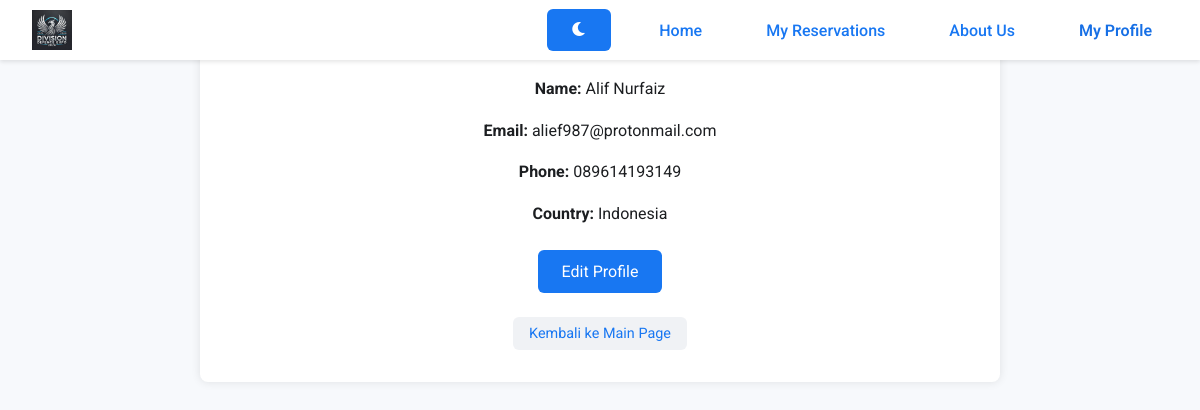
The app's page /profile.php (signed in) with its own data.
### tables this page shows
CREATE TABLE `users` (
  `id` int(11) NOT NULL,
  `email` varchar(255) NOT NULL,
  `password` varchar(255) NOT NULL,
  `is_admin` tinyint(1) NOT NULL DEFAULT 0,
  `first_name` varchar(50) DEFAULT NULL,
  `last_name` varchar(50) DEFAULT NULL,
  `phone_number` varchar(20) DEFAULT NULL,
  `country` varchar(100) DEFAULT NULL,
  `profile_completed` tinyint(1) DEFAULT 0,
  `failed_login_attempts` int(11) DEFAULT 0,
  `lockout_time` datetime DEFAULT NULL,
  `recovery_question` varchar(255) NOT NULL,
  `recovery_answer` varchar(255) NOT NULL,
  `recovery_question_2` varchar(255) DEFAULT NULL,
  `recovery_answer_2` varchar(255) DEFAULT NULL
);

### profile.php (the view, shortened to what this page needs)
<?php
require_once 'db_config.php';
$user_id = $_SESSION['user_id'];
$stmt = $pdo->prepare("SELECT * FROM users WHERE id = ?");
$stmt->execute([$user_id]);
$user = $stmt->fetch();
?>
<!DOCTYPE html>
<html lang="id">
<head>
    <link rel="stylesheet" href="styles.css">
    <link rel="stylesheet" href="https://cdnjs.cloudflare.com/ajax/libs/font-awesome/6.0.0/css/all.min.css">
</head>
<body>
    <?php include 'navbar.php'; ?>
    <div class="container">
        <h2>My Profile</h2>
        <?php if (isset($_GET['edit'])): ?>
            <form method="post" action="profile.php?edit=true">
                <h3>Edit Profile</h3>
                <input type="text" name="first_name" value="<?php echo htmlspecialchars($user['first_name']); ?>" placeholder="First Name" required>
                <input type="text" name="last_name" value="<?php echo htmlspecialchars($user['last_name']); ?>" placeholder="Last Name" required>
                <input type="email" name="email" value="<?php echo htmlspecialchars($user['email']); ?>" placeholder="Email" required>
                <input type="tel" name="phone_number" value="<?php echo htmlspecialchars($user['phone_number']); ?>" placeholder="Phone Number" required>
                <input type="text" name="country" value="<?php echo htmlspecialchars($user['country']); ?>" placeholder="Country" required>
                <button type="submit" name="update_profile">Update Profile</button>
            </form>
            <h3>Change Password</h3>
            <form method="post" action="profile.php?edit=true">
                <input type="password" name="current_password" placeholder="Current Password" required>
                <input type="password" name="new_password" placeholder="New Password" required>
                <h4>Pertanyaan Pemulihan 1</h4>
                <label for="recovery_question_1">Pilih Pertanyaan Pemulihan 1:</label>
                <select name="recovery_question_1" id="recovery_question_1" required>
                    <option value="">-- Pilih Pertanyaan --</option>
                    <option value="Siapa nama gadis ibu Anda?" <?php if ($user['recovery_question'] == "Siapa nama gadis ibu Anda?") echo 'selected'; ?>>Siapa nama gadis ibu Anda?</option>
                    <option value="Apa nama hewan peliharaan pertama Anda?" <?php if ($user['recovery_question'] == "Apa nama hewan peliharaan pertama Anda?") echo 'selected'; ?>>Apa nama hewan peliharaan pertama Anda?</option>
                    <option value="Apa nama sekolah dasar Anda?" <?php if ($user['recovery_question'] == "Apa nama sekolah dasar Anda?") echo 'selected'; ?>>Apa nama sekolah dasar Anda?</option>
                </select>
                <input type="text" name="recovery_answer_1" placeholder="Jawaban Anda" value="<?php echo htmlspecialchars($user['recovery_answer']); ?>" required>
                <h4>Pertanyaan Pemulihan 2</h4>
                <label for="recovery_question_2">Pilih Pertanyaan Pemulihan 2:</label>
                <select name="recovery_question_2" id="recovery_question_2" required>
                    <option value="">-- Pilih Pertanyaan --</option>
                    <option value="Apa warna favorit Anda?" <?php if ($user['recovery_question_2'] == "Apa warna favorit Anda?") echo 'selected'; ?>>Apa warna favorit Anda?</option>
                    <option value="Apa makanan favorit Anda?" <?php if ($user['recovery_question_2'] == "Apa makanan favorit Anda?") echo 'selected'; ?>>Apa makanan favorit Anda?</option>
                    <option value="Di kota mana Anda lahir?" <?php if ($user['recovery_question_2'] == "Di kota mana Anda lahir?") echo 'selected'; ?>>Di kota mana Anda lahir?</option>
                </select>
                <input type="text" name="recovery_answer_2" placeholder="Jawaban Anda" value="<?php echo htmlspecialchars($user['recovery_answer_2']); ?>" required>
                <button type="submit" name="update_password">Update Password</button>
                <a href="profile.php" class="back-btn">Kembali ke Profile</a>
            </form>
        <?php else: ?>
            <div class="profile-info">
                <p><strong>Name:</strong> <?php echo htmlspecialchars($user['first_name'] . ' ' . $user['last_name']); ?></p>
                <p><strong>Email:</strong> <?php echo htmlspecialchars($user['email']); ?></p>
                <p><strong>Phone:</strong> <?php echo htmlspecialchars($user['phone_number']); ?></p>
                <p><strong>Country:</strong> <?php echo htmlspecialchars($user['country']); ?></p>
                <a href="profile.php?edit=true" class="btn">Edit Profile</a>
            </div>
            <div>
                <a href="user.php" class="back-btn">Kembali ke Main Page</a>
            </div>
        <?php endif; ?>
    </div>
</body>
</html>

### styles.css (style rules this page uses)
* { margin: 0; padding: 0; box-sizing: border-box; }
body { font-family: 'Roboto', sans-serif; background-color: #f7f9fc; color: #333; margin: 0; padding: 0; min-height: 100vh; position: relative; }
.container { background-color: #ffffff; padding: 2rem; border-radius: 8px; box-shadow: 0 0 10px rgba(0, 0, 0, 0.1); width: 100%; max-width: 800px; margin: 0 auto; text-align: center; }
h1, h2, h3, h4 { color: #1877f2; margin-bottom: 1rem; }
p { color: #1c1e21; margin-bottom: 1rem; line-height: 1.6; }
.btn { display: inline-block; background-color: #1877f2; color: #ffffff; text-decoration: none; padding: 0.75rem 1.5rem; border-radius: 6px; font-size: 1rem; margin: 0.5rem; transition: background-color 0.3s; }
.back-btn { display: inline-block; background-color: #f0f2f5; color: #1877f2; text-decoration: none; padding: 0.5rem 1rem; border-radius: 6px; font-size: 0.9rem; margin-top: 1rem; transition: background-color 0.3s; }

### records on screen
users: first_name+last_name "Alif Nurfaiz", email "alief987@protonmail.com", phone_number "089614193149", country "Indonesia"
